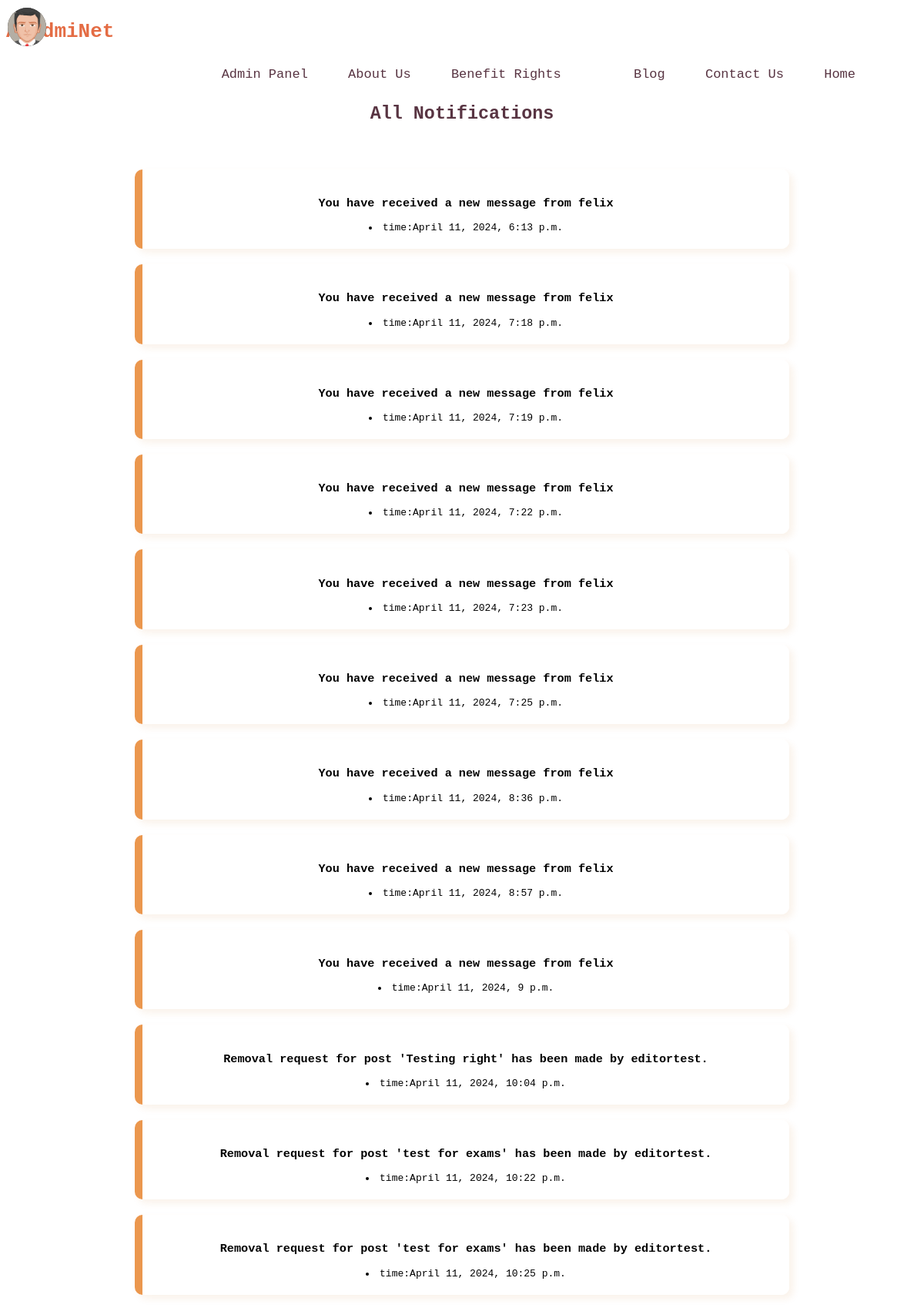
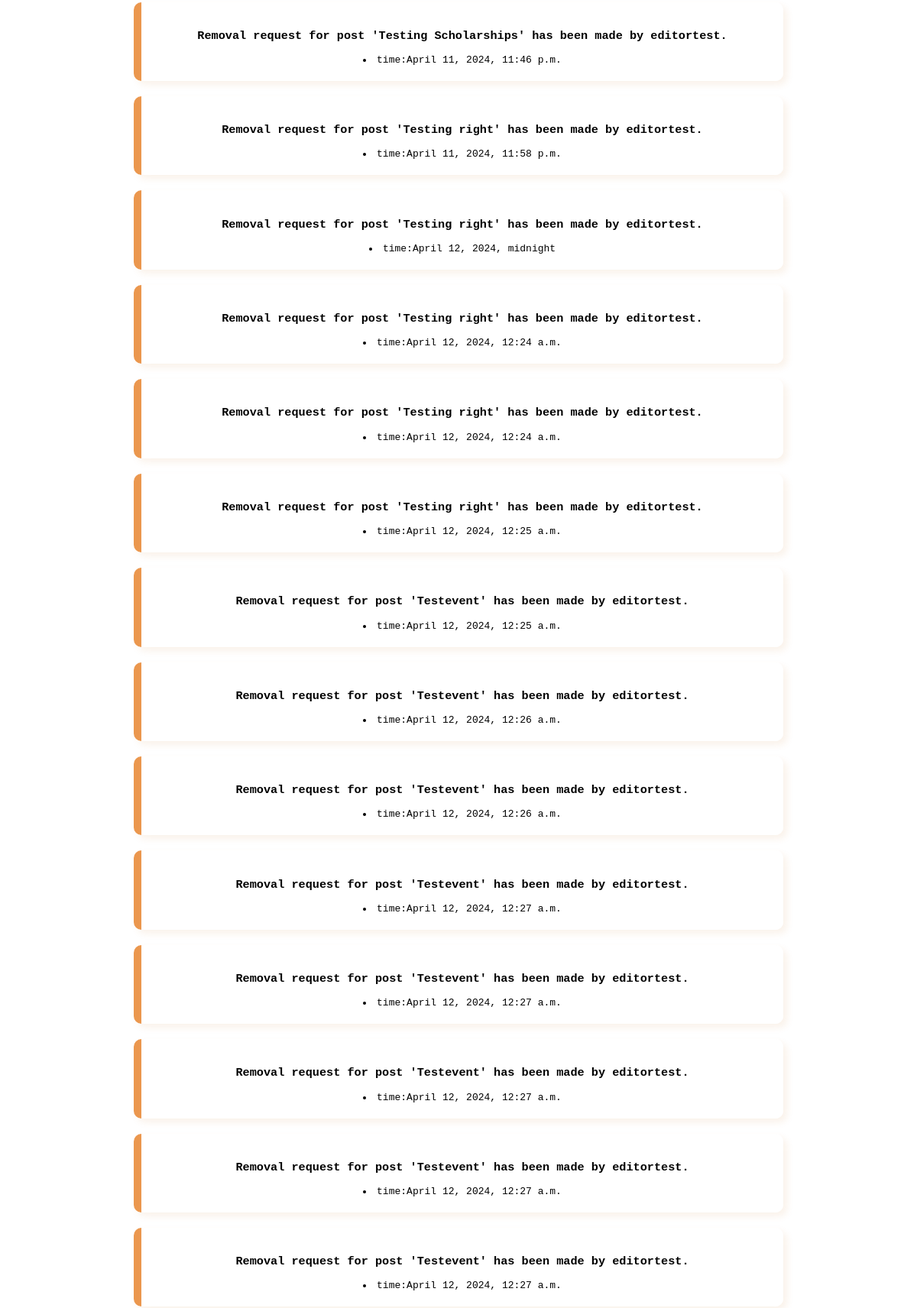
Screenshot of /authentication/messaging/notifactions_list/ (signed in, upper part) with the database file from the repository (2 pictures, top to bottom).
### authentication/models.py (models this page shows, shortened)
class CustomUser(AbstractUser):
    profile_picture = models.ImageField(upload_to='profile_pictures/', blank=True, null=True)
    email = models.EmailField(blank=True)
    academic_institution = models.CharField(max_length=30, blank=True)
    department = models.CharField(max_length=30, blank=True)
    year = models.CharField(max_length=10, blank=True)
    last_activity = models.DateTimeField(default=timezone.now)
    is_editor = models.BooleanField(default=False)

### messaging/models.py (models this page shows)
class Notification(models.Model):#notifications.
    user = models.ForeignKey(User, on_delete=models.CASCADE)
    message = models.CharField(max_length=255)
    timestamp = models.DateTimeField(auto_now_add=True)
    read = models.BooleanField(default=False)

### messaging/views.py (the view)
# urls.py: path('notifactions_list/', views.all_users_notifactions, name='notifations_list'),
def all_users_notifactions(request):
    notifications = Notification.objects.filter(user=request.user)
    print(notifications)  # Print notifications for debugging
    return render(request, 'notifactions_list.html', {'notifications': notifications})

### messaging/templates/notifactions_list.html (shortened to what this page needs)
<!DOCTYPE html>
<html lang="en">
<head>
    {%load static%}
    <link rel="stylesheet" href="{% static 'Inbox_post.css' %}">
    <link href='https://unpkg.com/boxicons@2.1.4/css/boxicons.min.css' rel='stylesheet'>
</head>
<body>
    <div class="main">
        <h3 class="logo">AcadmiNet</h3>
        <div class="container">
            <div class="profile">
                {% if user.profile_picture %}
                <img src="{{ user.profile_picture.url }}" alt="{{ user.username }}'s profile picture">
                {% else %}
                <img src="https://turag.co.il/wp-content/uploads/2018/06/man.jpg">
                {% endif %}
            </div>
        <div class="navbar">
            {% if  request.user.editor %}
                <ul>
                    <li><a href="{% url 'about_us_editor' %}" class="link">About Us</a></li>
                    <li><a href="{% url 'rights_page_editor' %}" class="link">Benefit Rights</a></li>
                    <li><a href="{% url 'blog_page_editor' %}" class="link">Blog</a></li>
                    <li><a href="{% url 'contact_us_editor' %}" class="link">Contact Us</a></li>
                    <li><a href="{% url 'homepage_editor' %}" class="link">Home</a></li>
                </ul>
            {% else %}
                {% if user.is_superuser %}
                    <ul>
                        <li><a href="/admin/" class="link">Admin Panel</a></li>
                        <li><a href="{% url 'about_us_admin' %}" class="link">About Us</a></li>
                        <li><a href="{% url 'rights_page_admin' %}" class="link">Benefit Rights</li>
                        <li><a href="{% url 'blog_page_admin' %}" class="link">Blog</a></li>
                        <li><a href="{% url 'contact_us_admin' %}" class="link">Contact Us</a></li>
                        <li><a href="{% url 'homepage_admin' %}" class="link">Home</a></li>
                    </ul>
                {% endif %}
            {% endif %}
            </div>
        </div>
    </div>
    <br> <br>
    <div class="Inbox-title">
        <h3>All Notifications</h3>
    </div>
    <br>
    {% for notification in notifications %}
    <div class="posts">
        <h3>{{ notification.message }}</h3>
        <li>time:{{notification.timestamp}}</li>
    </div>
    {% endfor %}
</body>
</html>

### messaging/static/Inbox_post.css (style rules this page uses)
* { font-family: monospace; text-align: center; }
a { text-decoration: none; color: #3c67a8; }
.main .logo { text-align: left; color: #e46c44; font-size: xx-large; }
.Inbox-title { color: #583442; font-size: x-large; text-align: center; }
.posts { text-align: left; padding: 20px; margin: 20px auto; max-width: 800px; background-color: #ffffffd6; border-radius: 10px; box-shadow: 5px 5px 10px #cd722318; border-left: 10px solid #eb974e; }
ul { float: right; list-style-type: none; margin-top: 5px; min-height: 15px; margin-right: 60px; font-size: 17px; }
ul li { display: inline-block; }
ul li a { text-decoration: none; color: #583442; padding: 5px 20px; border: 1px solid transparent; transition: 0.5 ease; }

### messaging/templates/notifactions_list.html (style rules this page uses)
.profile { position: absolute; top: 10px; left: 10px; width: 50px; height: 50px; border-radius: 50%; background-color: #333; display: flex; justify-content: center; align-items: center; color: white; cursor: pointer; overflow: visible; }
.profile img { width: 100%; height: 100%; border-radius: 50%; }

### rows the page displays
CustomUser: profile_picture (picture)
Notification: message "You have received a new message from felix", timestamp "April 11, 2024, 6:13 p.m."
Notification: message "You have received a new message from felix", timestamp "April 11, 2024, 7:18 p.m."
Notification: message "You have received a new message from felix", timestamp "April 11, 2024, 7:19 p.m."
Notification: message "You have received a new message from felix", timestamp "April 11, 2024, 7:22 p.m."
Notification: message "You have received a new message from felix", timestamp "April 11, 2024, 7:23 p.m."
Notification: message "You have received a new message from felix", timestamp "April 11, 2024, 7:25 p.m."
Notification: message "You have received a new message from felix", timestamp "April 11, 2024, 8:36 p.m."
Notification: message "You have received a new message from felix", timestamp "April 11, 2024, 8:57 p.m."
Notification: message "You have received a new message from felix", timestamp "April 11, 2024, 9 p.m."
Notification: message "Removal request for post 'Testing right' has been made by editortest.", timestamp "April 11, 2024, 10:04 p.m."
Notification: message "Removal request for post 'test for exams' has been made by editortest.", timestamp "April 11, 2024, 10:22 p.m."
Notification: message "Removal request for post 'test for exams' has been made by editortest.", timestamp "April 11, 2024, 10:25 p.m."
Notification: message "Removal request for post 'Testing Scholarships' has been made by editortest.", timestamp "April 11, 2024, 11:46 p.m."
Notification: message "Removal request for post 'Testing right' has been made by editortest.", timestamp "April 11, 2024, 11:58 p.m."
Notification: message "Removal request for post 'Testing right' has been made by editortest.", timestamp "April 12, 2024, midnight"
Notification: message "Removal request for post 'Testing right' has been made by editortest.", timestamp "April 12, 2024, 12:24 a.m."
Notification: message "Removal request for post 'Testing right' has been made by editortest.", timestamp "April 12, 2024, 12:24 a.m."
Notification: message "Removal request for post 'Testing right' has been made by editortest.", timestamp "April 12, 2024, 12:25 a.m."
Notification: message "Removal request for post 'Testevent' has been made by editortest.", timestamp "April 12, 2024, 12:25 a.m."
Notification: message "Removal request for post 'Testevent' has been made by editortest.", timestamp "April 12, 2024, 12:26 a.m."
Notification: message "Removal request for post 'Testevent' has been made by editortest.", timestamp "April 12, 2024, 12:26 a.m."
Notification: message "Removal request for post 'Testevent' has been made by editortest.", timestamp "April 12, 2024, 12:27 a.m."
Notification: message "Removal request for post 'Testevent' has been made by editortest.", timestamp "April 12, 2024, 12:27 a.m."
Notification: message "Removal request for post 'Testevent' has been made by editortest.", timestamp "April 12, 2024, 12:27 a.m."
Notification: message "Removal request for post 'Testevent' has been made by editortest.", timestamp "April 12, 2024, 12:27 a.m."
Notification: message "Removal request for post 'Testevent' has been made by editortest.", timestamp "April 12, 2024, 12:27 a.m."
